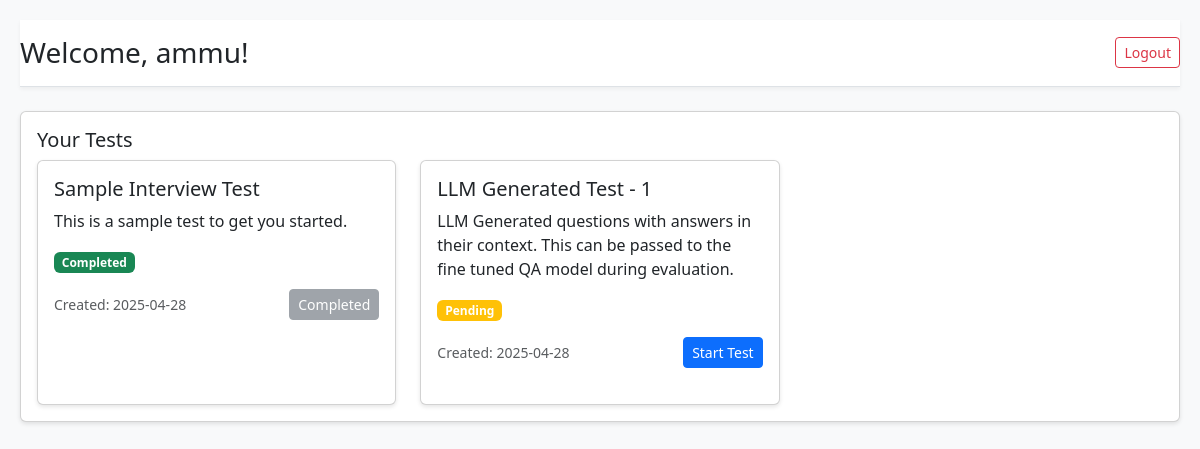
Before: /candidate (signed in) with the older database file.
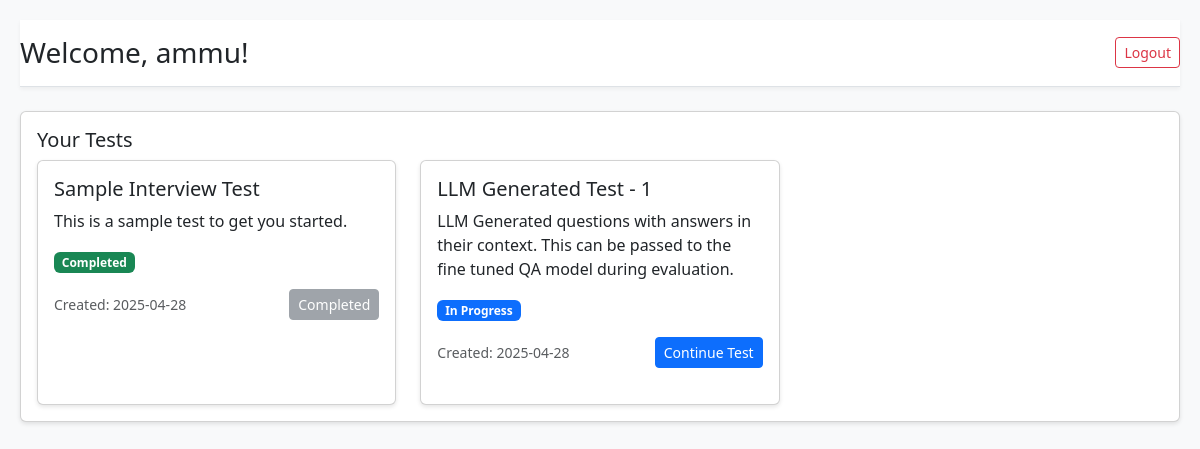
After: the same page with the newer database file.
### app.py (models this page shows)
class Test(db.Model):
    id = db.Column(db.Integer, primary_key=True)
    title = db.Column(db.String(100), nullable=False)
    description = db.Column(db.Text)
    candidate_id = db.Column(db.Integer, db.ForeignKey('candidate.id'), nullable=False)
    created_at = db.Column(db.DateTime, default=datetime.utcnow)
    status = db.Column(db.String(20), default='Pending')  # Pending, In Progress, Completed
    questions = db.relationship('Question', backref='test', lazy=True)

### app.py (the view, shortened to what this page needs)
@app.route('/candidate')
@login_required
@role_required('candidate')
def candidate_home():
    candidate = Candidate.query.filter_by(name=session['user']).first()
    tests = Test.query.filter_by(candidate_id=candidate.id).all()
    return render_template('candidate_home.html', tests=tests)

### app.py (called while the page is built)
def login_required(f):
    @wraps(f)
    def decorated_function(*args, **kwargs):
        if 'user' not in session:
            flash('Please log in first.', 'warning')
            return redirect(url_for('login'))
        return f(*args, **kwargs)
    return decorated_function

def role_required(role):
    def decorator(f):
        @wraps(f)
        def decorated_function(*args, **kwargs):
            if 'user' not in session or session['role'] != role:
                flash(f'You do not have permission to access this page.', 'danger')
                return redirect(url_for('login'))
            return f(*args, **kwargs)
        return decorated_function
    return decorator

### templates/candidate_home.html (shortened to what this page needs)
<!DOCTYPE html>
<html lang="en">
<head>
    <link href="https://cdn.jsdelivr.net/npm/bootstrap@5.3.0/dist/css/bootstrap.min.css" rel="stylesheet">
    <link rel="stylesheet" href="{{ url_for('static', filename='css/style.css') }}">
</head>
<body>
    <div class="container-fluid">
        <header class="py-3 border-bottom">
            <div class="d-flex justify-content-between align-items-center">
                <h1 class="h3 mb-0">Welcome, {{ session['user'] }}!</h1>
                <div class="d-flex align-items-center">
                    <a href="{{ url_for('logout') }}" class="btn btn-outline-danger btn-sm">Logout</a>
                </div>
            </div>
        </header>
        <div class="row mt-4">
            <div class="col-12">
                <div class="card">
                    <div class="card-body">
                        <h5 class="card-title">Your Tests</h5>
                        {% if tests %}
                            <div class="row row-cols-1 row-cols-md-2 row-cols-lg-3 g-4">
                                {% for test in tests %}
                                    <div class="col">
                                        <div class="card h-100">
                                            <div class="card-body">
                                                <h5 class="card-title">{{ test.title }}</h5>
                                                <p class="card-text">{{ test.description }}</p>
                                                <div class="mb-3">
                                                    <span class="badge {% if test.status == 'Pending' %}bg-warning
                                                                     {% elif test.status == 'In Progress' %}bg-primary
                                                                     {% else %}bg-success{% endif %}">
                                                        {{ test.status }}
                                                    </span>
                                                </div>
                                                <div class="d-flex justify-content-between align-items-center">
                                                    <small class="text-muted">Created: {{ test.created_at.strftime('%Y-%m-%d') }}</small>
                                                    {% if test.status != 'Completed' %}
                                                        <a href="{{ url_for('candidate_test', test_id=test.id) }}"
                                                           class="btn btn-primary btn-sm">
                                                            {% if test.status == 'Pending' %}Start Test
                                                            {% else %}Continue Test{% endif %}
                                                        </a>
                                                    {% else %}
                                                        <button class="btn btn-secondary btn-sm" disabled>Completed</button>
                                                    {% endif %}
                                                </div>
                                            </div>
                                        </div>
                                    </div>
                                {% endfor %}
                            </div>
                        {% else %}
                            <div class="alert alert-info">
                                No tests have been assigned to you yet. Please check back later.
                            </div>
                        {% endif %}
                    </div>
                </div>
            </div>
        </div>
    </div>
</body>
</html>

Changed rows visible on the page:
changed Test "LLM Generated Test - 1": status "Pending" → "In Progress"; status "Start Test" → "Continue Test"
